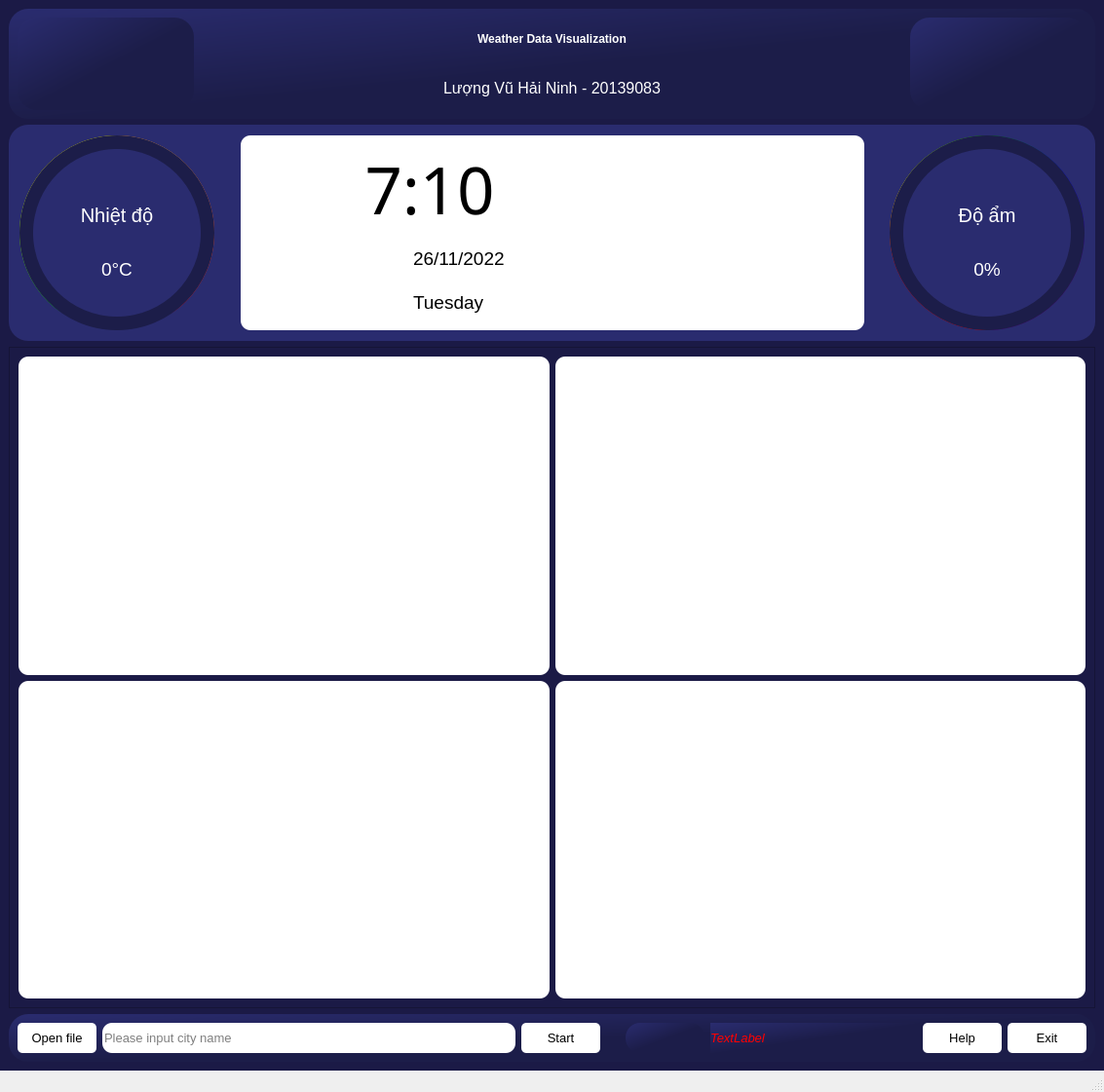
<?xml version="1.0" encoding="UTF-8"?>
<ui version="4.0">
 <class>MainWindow</class>
 <widget class="QMainWindow" name="MainWindow">
  <property name="geometry">
   <rect>
    <x>0</x>
    <y>0</y>
    <width>1133</width>
    <height>1121</height>
   </rect>
  </property>
  <property name="sizePolicy">
   <sizepolicy hsizetype="Preferred" vsizetype="Preferred">
    <horstretch>0</horstretch>
    <verstretch>0</verstretch>
   </sizepolicy>
  </property>
  <property name="minimumSize">
   <size>
    <width>1133</width>
    <height>1000</height>
   </size>
  </property>
  <property name="maximumSize">
   <size>
    <width>16777215</width>
    <height>16777215</height>
   </size>
  </property>
  <property name="windowTitle">
   <string>MainWindow</string>
  </property>
  <property name="iconSize">
   <size>
    <width>30</width>
    <height>30</height>
   </size>
  </property>
  <widget class="QWidget" name="centralwidget">
   <property name="minimumSize">
    <size>
     <width>1133</width>
     <height>1000</height>
    </size>
   </property>
   <property name="styleSheet">
    <string notr="true">background-color: qlineargradient(spread:pad, x1:0, y1:0, x2:1, y2:1, stop:0 rgba(42, 44, 111, 255), stop:0.521368 rgba(28, 29, 73, 255));
background-color: rgb(27, 26, 70);</string>
   </property>
   <layout class="QVBoxLayout" name="verticalLayout" stretch="2,2,12,0">
    <item>
     <widget class="QFrame" name="frame">
      <property name="styleSheet">
       <string notr="true">background-color: qlineargradient(spread:pad, x1:0, y1:0, x2:1, y2:1, stop:0 rgba(42, 44, 111, 255), stop:0.521368 rgba(28, 29, 73, 255));
border-radius:20px;</string>
      </property>
      <property name="frameShape">
       <enum>QFrame::StyledPanel</enum>
      </property>
      <property name="frameShadow">
       <enum>QFrame::Raised</enum>
      </property>
      <layout class="QHBoxLayout" name="horizontalLayout_3" stretch="1,4,1">
       <item>
        <widget class="QLabel" name="label">
         <property name="styleSheet">
          <string notr="true">image: url(:/img/main_logo.png);
</string>
         </property>
         <property name="text">
          <string/>
         </property>
        </widget>
       </item>
       <item>
        <layout class="QVBoxLayout" name="verticalLayout_2">
         <item>
          <widget class="QLabel" name="label_2">
           <property name="styleSheet">
            <string notr="true">color: rgb(255, 255, 255);
font: 15 italic 19pt &quot;League Spartan&quot;;
background-color: none;</string>
           </property>
           <property name="text">
            <string>&lt;html&gt;&lt;head/&gt;&lt;body&gt;&lt;p&gt;&lt;span style=&quot; font-weight:600; font-style:normal;&quot;&gt;Weather Data Visualization&lt;/span&gt;&lt;/p&gt;&lt;/body&gt;&lt;/html&gt;</string>
           </property>
           <property name="alignment">
            <set>Qt::AlignCenter</set>
           </property>
          </widget>
         </item>
         <item>
          <widget class="QLabel" name="label_3">
           <property name="styleSheet">
            <string notr="true">color: rgb(255, 255, 255);
font: 15 italic 19pt &quot;League Spartan&quot;;
background-color: none;</string>
           </property>
           <property name="text">
            <string>&lt;html&gt;&lt;head/&gt;&lt;body&gt;&lt;p&gt;&lt;span style=&quot; font-size:12pt;&quot;&gt;Lượng Vũ Hải Ninh - 20139083&lt;/span&gt;&lt;/p&gt;&lt;/body&gt;&lt;/html&gt;</string>
           </property>
           <property name="alignment">
            <set>Qt::AlignCenter</set>
           </property>
          </widget>
         </item>
        </layout>
       </item>
       <item>
        <widget class="QLabel" name="label_5">
         <property name="styleSheet">
          <string notr="true">image: url(:/img/iconkhoa.png);

</string>
         </property>
         <property name="text">
          <string/>
         </property>
         <property name="alignment">
          <set>Qt::AlignRight|Qt::AlignTrailing|Qt::AlignVCenter</set>
         </property>
        </widget>
       </item>
      </layout>
     </widget>
    </item>
    <item>
     <widget class="QFrame" name="frame_2">
      <property name="styleSheet">
       <string notr="true">background-color: rgba(42, 44, 111, 255);
border-radius:20px;</string>
      </property>
      <property name="frameShape">
       <enum>QFrame::StyledPanel</enum>
      </property>
      <property name="frameShadow">
       <enum>QFrame::Raised</enum>
      </property>
      <layout class="QHBoxLayout" name="horizontalLayout" stretch="1,0,3,0,1">
       <property name="spacing">
        <number>7</number>
       </property>
       <property name="leftMargin">
        <number>11</number>
       </property>
       <property name="topMargin">
        <number>11</number>
       </property>
       <property name="rightMargin">
        <number>11</number>
       </property>
       <property name="bottomMargin">
        <number>11</number>
       </property>
       <item>
        <widget class="QFrame" name="KK_Temp">
         <property name="enabled">
          <bool>true</bool>
         </property>
         <property name="minimumSize">
          <size>
           <width>200</width>
           <height>200</height>
          </size>
         </property>
         <property name="maximumSize">
          <size>
           <width>200</width>
           <height>200</height>
          </size>
         </property>
         <property name="styleSheet">
          <string notr="true">background-color: qconicalgradient(cx:0.5, cy:0.5, angle:90, stop:0.164179 rgba(255, 255, 0, 255), stop:0.383085 rgba(0, 255, 0, 255), stop:0.402985 rgba(231, 231, 231, 0), stop:0.59204 rgba(255, 255, 255, 0), stop:0.616915 rgba(255, 24, 24, 255), stop:0.905473 rgba(255, 159, 58, 255));
border-radius: 100px;</string>
         </property>
         <property name="frameShape">
          <enum>QFrame::StyledPanel</enum>
         </property>
         <property name="frameShadow">
          <enum>QFrame::Raised</enum>
         </property>
         <layout class="QVBoxLayout" name="verticalLayout_83">
          <property name="spacing">
           <number>0</number>
          </property>
          <property name="leftMargin">
           <number>0</number>
          </property>
          <property name="topMargin">
           <number>0</number>
          </property>
          <property name="rightMargin">
           <number>0</number>
          </property>
          <property name="bottomMargin">
           <number>0</number>
          </property>
          <item>
           <widget class="QFrame" name="frame_32">
            <property name="minimumSize">
             <size>
              <width>200</width>
              <height>200</height>
             </size>
            </property>
            <property name="maximumSize">
             <size>
              <width>200</width>
              <height>200</height>
             </size>
            </property>
            <property name="styleSheet">
             <string notr="true">background-color: rgba(28, 29, 73, 255);
border-radius: 100px;</string>
            </property>
            <property name="frameShape">
             <enum>QFrame::StyledPanel</enum>
            </property>
            <property name="frameShadow">
             <enum>QFrame::Raised</enum>
            </property>
            <layout class="QHBoxLayout" name="horizontalLayout_17">
             <property name="leftMargin">
              <number>14</number>
             </property>
             <property name="topMargin">
              <number>14</number>
             </property>
             <property name="rightMargin">
              <number>14</number>
             </property>
             <property name="bottomMargin">
              <number>14</number>
             </property>
             <item>
              <widget class="QFrame" name="frame_33">
               <property name="minimumSize">
                <size>
                 <width>0</width>
                 <height>0</height>
                </size>
               </property>
               <property name="maximumSize">
                <size>
                 <width>16777215</width>
                 <height>16777215</height>
                </size>
               </property>
               <property name="styleSheet">
                <string notr="true">background-color:rgba(42, 44, 111, 255);
border-radius: 86px;</string>
               </property>
               <property name="frameShape">
                <enum>QFrame::StyledPanel</enum>
               </property>
               <property name="frameShadow">
                <enum>QFrame::Raised</enum>
               </property>
               <layout class="QVBoxLayout" name="verticalLayout_84">
                <property name="topMargin">
                 <number>30</number>
                </property>
                <item>
                 <widget class="QPushButton" name="pushButton_19">
                  <property name="font">
                   <font>
                    <family>Segoe UI</family>
                    <pointsize>15</pointsize>
                    <weight>50</weight>
                    <bold>false</bold>
                   </font>
                  </property>
                  <property name="styleSheet">
                   <string notr="true">color: rgb(255, 255, 255);
background-color: rgba(0, 0, 0, 0);</string>
                  </property>
                  <property name="text">
                   <string>Nhiệt độ</string>
                  </property>
                 </widget>
                </item>
                <item>
                 <widget class="QPushButton" name="pushButton_20">
                  <property name="font">
                   <font>
                    <family>Segoe UI</family>
                    <pointsize>14</pointsize>
                   </font>
                  </property>
                  <property name="styleSheet">
                   <string notr="true">color: rgb(255, 255, 255);
background-color: rgba(0, 0, 0, 0);</string>
                  </property>
                  <property name="text">
                   <string>0°C</string>
                  </property>
                 </widget>
                </item>
               </layout>
              </widget>
             </item>
            </layout>
           </widget>
          </item>
         </layout>
        </widget>
       </item>
       <item>
        <spacer name="horizontalSpacer">
         <property name="orientation">
          <enum>Qt::Horizontal</enum>
         </property>
         <property name="sizeHint" stdset="0">
          <size>
           <width>0</width>
           <height>20</height>
          </size>
         </property>
        </spacer>
       </item>
       <item>
        <widget class="QFrame" name="frame_view">
         <property name="minimumSize">
          <size>
           <width>640</width>
           <height>200</height>
          </size>
         </property>
         <property name="maximumSize">
          <size>
           <width>640</width>
           <height>200</height>
          </size>
         </property>
         <property name="styleSheet">
          <string notr="true">border-radius:10px;
background-color: rgb(255, 255, 255);</string>
         </property>
         <property name="frameShape">
          <enum>QFrame::StyledPanel</enum>
         </property>
         <property name="frameShadow">
          <enum>QFrame::Raised</enum>
         </property>
         <property name="lineWidth">
          <number>1</number>
         </property>
         <layout class="QHBoxLayout" name="horizontalLayout_5" stretch="3,2">
          <item>
           <layout class="QHBoxLayout" name="horizontalLayout_8">
            <item>
             <layout class="QVBoxLayout" name="verticalLayout_4">
              <item>
               <widget class="QLabel" name="Time">
                <property name="font">
                 <font>
                  <family>Stencil</family>
                  <pointsize>50</pointsize>
                  <weight>50</weight>
                  <italic>false</italic>
                  <bold>false</bold>
                 </font>
                </property>
                <property name="styleSheet">
                 <string notr="true">border: 0px solid black;
font: 48pt &quot;Varino Extrude&quot;rgb(0, 0, 0);
font: 50pt &quot;Stencil&quot;rgb(0, 0, 0);
</string>
                </property>
                <property name="text">
                 <string>&lt;html&gt;&lt;head/&gt;&lt;body&gt;&lt;p align=&quot;center&quot;&gt;&lt;span style=&quot; color:#000000;&quot;&gt;7:10&lt;/span&gt;&lt;/p&gt;&lt;/body&gt;&lt;/html&gt;</string>
                </property>
                <property name="alignment">
                 <set>Qt::AlignCenter</set>
                </property>
               </widget>
              </item>
              <item>
               <layout class="QHBoxLayout" name="horizontalLayout_9" stretch="2,2,5">
                <item>
                 <spacer name="horizontalSpacer_3">
                  <property name="orientation">
                   <enum>Qt::Horizontal</enum>
                  </property>
                  <property name="sizeHint" stdset="0">
                   <size>
                    <width>60</width>
                    <height>20</height>
                   </size>
                  </property>
                 </spacer>
                </item>
                <item>
                 <widget class="QFrame" name="frame_10">
                  <property name="styleSheet">
                   <string notr="true">border: 0px solid;
image: url(:/img/agenda.png);

</string>
                  </property>
                  <property name="frameShape">
                   <enum>QFrame::StyledPanel</enum>
                  </property>
                  <property name="frameShadow">
                   <enum>QFrame::Raised</enum>
                  </property>
                 </widget>
                </item>
                <item>
                 <layout class="QVBoxLayout" name="verticalLayout_6" stretch="0,0">
                  <item>
                   <widget class="QLabel" name="day">
                    <property name="styleSheet">
                     <string notr="true">border: 0px solid;

</string>
                    </property>
                    <property name="text">
                     <string>&lt;html&gt;&lt;head/&gt;&lt;body&gt;&lt;p&gt;&lt;span style=&quot; font-size:14pt;&quot;&gt;26/11/2022&lt;/span&gt;&lt;/p&gt;&lt;/body&gt;&lt;/html&gt;</string>
                    </property>
                   </widget>
                  </item>
                  <item>
                   <widget class="QLabel" name="thu">
                    <property name="styleSheet">
                     <string notr="true">border: 0px solid;
font: 10pt &quot;MS Shell Dlg 2&quot;;
</string>
                    </property>
                    <property name="text">
                     <string>&lt;html&gt;&lt;head/&gt;&lt;body&gt;&lt;p&gt;&lt;span style=&quot; font-size:14pt;&quot;&gt;Tuesday&lt;/span&gt;&lt;/p&gt;&lt;/body&gt;&lt;/html&gt;</string>
                    </property>
                   </widget>
                  </item>
                 </layout>
                </item>
               </layout>
              </item>
             </layout>
            </item>
           </layout>
          </item>
          <item>
           <layout class="QVBoxLayout" name="verticalLayout_5" stretch="3">
            <item>
             <widget class="QPushButton" name="picture">
              <property name="enabled">
               <bool>false</bool>
              </property>
              <property name="sizePolicy">
               <sizepolicy hsizetype="Preferred" vsizetype="Preferred">
                <horstretch>0</horstretch>
                <verstretch>0</verstretch>
               </sizepolicy>
              </property>
              <property name="styleSheet">
               <string notr="true">image: url(:/img/sum.png);</string>
              </property>
              <property name="text">
               <string/>
              </property>
             </widget>
            </item>
           </layout>
          </item>
         </layout>
        </widget>
       </item>
       <item>
        <spacer name="horizontalSpacer_2">
         <property name="orientation">
          <enum>Qt::Horizontal</enum>
         </property>
         <property name="sizeHint" stdset="0">
          <size>
           <width>0</width>
           <height>20</height>
          </size>
         </property>
        </spacer>
       </item>
       <item>
        <widget class="QFrame" name="KK_Humi">
         <property name="enabled">
          <bool>false</bool>
         </property>
         <property name="minimumSize">
          <size>
           <width>200</width>
           <height>200</height>
          </size>
         </property>
         <property name="maximumSize">
          <size>
           <width>200</width>
           <height>200</height>
          </size>
         </property>
         <property name="styleSheet">
          <string notr="true">background-color: qconicalgradient(cx:0.5, cy:0.5, angle:270.7, stop:0.189055 rgba(85, 0, 127, 255), stop:0.343284 rgba(0, 0, 255, 255), stop:0.502488 rgba(0, 170, 0, 255), stop:0.661692 rgba(255, 255, 0, 255), stop:0.80597 rgba(255, 0, 0, 255));
border-radius: 100px;</string>
         </property>
         <property name="frameShape">
          <enum>QFrame::StyledPanel</enum>
         </property>
         <property name="frameShadow">
          <enum>QFrame::Raised</enum>
         </property>
         <layout class="QVBoxLayout" name="verticalLayout_85">
          <property name="spacing">
           <number>0</number>
          </property>
          <property name="leftMargin">
           <number>0</number>
          </property>
          <property name="topMargin">
           <number>0</number>
          </property>
          <property name="rightMargin">
           <number>0</number>
          </property>
          <property name="bottomMargin">
           <number>0</number>
          </property>
          <item>
           <widget class="QFrame" name="frame_34">
            <property name="enabled">
             <bool>false</bool>
            </property>
            <property name="minimumSize">
             <size>
              <width>200</width>
              <height>200</height>
             </size>
            </property>
            <property name="maximumSize">
             <size>
              <width>200</width>
              <height>200</height>
             </size>
            </property>
            <property name="styleSheet">
             <string notr="true">background-color: rgba(28, 29, 73, 255);
border-radius: 100px;</string>
            </property>
            <property name="frameShape">
             <enum>QFrame::StyledPanel</enum>
            </property>
            <property name="frameShadow">
             <enum>QFrame::Raised</enum>
            </property>
            <layout class="QHBoxLayout" name="horizontalLayout_18">
             <property name="leftMargin">
              <number>14</number>
             </property>
             <property name="topMargin">
              <number>14</number>
             </property>
             <property name="rightMargin">
              <number>14</number>
             </property>
             <property name="bottomMargin">
              <number>14</number>
             </property>
             <item>
              <widget class="QFrame" name="frame_35">
               <property name="minimumSize">
                <size>
                 <width>0</width>
                 <height>0</height>
                </size>
               </property>
               <property name="maximumSize">
                <size>
                 <width>16777215</width>
                 <height>16777215</height>
                </size>
               </property>
               <property name="styleSheet">
                <string notr="true">background-color:rgba(42, 44, 111, 255);
border-radius: 86px;</string>
               </property>
               <property name="frameShape">
                <enum>QFrame::StyledPanel</enum>
               </property>
               <property name="frameShadow">
                <enum>QFrame::Raised</enum>
               </property>
               <layout class="QVBoxLayout" name="verticalLayout_86">
                <property name="topMargin">
                 <number>30</number>
                </property>
                <item>
                 <widget class="QPushButton" name="pushButton_21">
                  <property name="font">
                   <font>
                    <family>Segoe UI</family>
                    <pointsize>15</pointsize>
                    <weight>50</weight>
                    <bold>false</bold>
                   </font>
                  </property>
                  <property name="styleSheet">
                   <string notr="true">color: rgb(255, 255, 255);
background-color: rgba(0, 0, 0, 0);</string>
                  </property>
                  <property name="text">
                   <string>Độ ẩm</string>
                  </property>
                 </widget>
                </item>
                <item>
                 <widget class="QPushButton" name="pushButton_22">
                  <property name="font">
                   <font>
                    <family>Segoe UI</family>
                    <pointsize>14</pointsize>
                   </font>
                  </property>
                  <property name="styleSheet">
                   <string notr="true">color: rgb(255, 255, 255);
background-color: rgba(0, 0, 0, 0);</string>
                  </property>
                  <property name="text">
                   <string>0%</string>
                  </property>
                 </widget>
                </item>
               </layout>
              </widget>
             </item>
            </layout>
           </widget>
          </item>
         </layout>
        </widget>
       </item>
      </layout>
     </widget>
    </item>
    <item>
     <widget class="QFrame" name="frame_3">
      <property name="styleSheet">
       <string notr="true"/>
      </property>
      <property name="frameShape">
       <enum>QFrame::StyledPanel</enum>
      </property>
      <property name="frameShadow">
       <enum>QFrame::Raised</enum>
      </property>
      <layout class="QGridLayout" name="gridLayout_2">
       <item row="0" column="0">
        <widget class="QFrame" name="frame_chart1">
         <property name="styleSheet">
          <string notr="true">border-radius:10px;
background-color:rgb(255, 255, 255);

</string>
         </property>
         <property name="frameShape">
          <enum>QFrame::StyledPanel</enum>
         </property>
         <property name="frameShadow">
          <enum>QFrame::Raised</enum>
         </property>
         <layout class="QVBoxLayout" name="verticalLayout_23" stretch="5">
          <item>
           <layout class="QVBoxLayout" name="line_chart"/>
          </item>
         </layout>
        </widget>
       </item>
       <item row="0" column="1">
        <widget class="QFrame" name="frame_chart2">
         <property name="styleSheet">
          <string notr="true">border-radius:10px;
background-color: rgb(255, 255, 255);</string>
         </property>
         <property name="frameShape">
          <enum>QFrame::StyledPanel</enum>
         </property>
         <property name="frameShadow">
          <enum>QFrame::Raised</enum>
         </property>
         <layout class="QVBoxLayout" name="verticalLayout_21" stretch="0">
          <item>
           <layout class="QVBoxLayout" name="scatter_chart"/>
          </item>
         </layout>
        </widget>
       </item>
       <item row="1" column="0">
        <widget class="QFrame" name="frame_chart3">
         <property name="styleSheet">
          <string notr="true">border-radius:10px;
background-color: rgb(255, 255, 255);</string>
         </property>
         <property name="frameShape">
          <enum>QFrame::StyledPanel</enum>
         </property>
         <property name="frameShadow">
          <enum>QFrame::Raised</enum>
         </property>
         <layout class="QVBoxLayout" name="verticalLayout_22" stretch="5">
          <item>
           <layout class="QVBoxLayout" name="bar_chart"/>
          </item>
         </layout>
        </widget>
       </item>
       <item row="1" column="1">
        <widget class="QFrame" name="frame_chart4">
         <property name="styleSheet">
          <string notr="true">border-radius:10px;
background-color: rgb(255, 255, 255);</string>
         </property>
         <property name="frameShape">
          <enum>QFrame::StyledPanel</enum>
         </property>
         <property name="frameShadow">
          <enum>QFrame::Raised</enum>
         </property>
         <layout class="QVBoxLayout" name="verticalLayout_20" stretch="0">
          <item>
           <layout class="QVBoxLayout" name="histogram_chart"/>
          </item>
         </layout>
        </widget>
       </item>
      </layout>
     </widget>
    </item>
    <item>
     <widget class="QFrame" name="frame_4">
      <property name="styleSheet">
       <string notr="true">border-bottom-right-radius: 0px;
background-color: qlineargradient(spread:pad, x1:0, y1:0, x2:1, y2:1, stop:0 rgba(42, 44, 111, 255), stop:0.521368 rgba(28, 29, 73, 255));
border-radius:20px;</string>
      </property>
      <property name="frameShape">
       <enum>QFrame::StyledPanel</enum>
      </property>
      <property name="frameShadow">
       <enum>QFrame::Raised</enum>
      </property>
      <layout class="QHBoxLayout" name="horizontalLayout_2" stretch="0,2,0,0,0,1,0,0">
       <item>
        <widget class="QPushButton" name="load_button">
         <property name="minimumSize">
          <size>
           <width>81</width>
           <height>31</height>
          </size>
         </property>
         <property name="font">
          <font>
           <pointsize>10</pointsize>
          </font>
         </property>
         <property name="cursor">
          <cursorShape>PointingHandCursor</cursorShape>
         </property>
         <property name="styleSheet">
          <string notr="true">QPushButton {
	background-color: rgb(255, 255, 255);
	border-radius:5px;
}
QPushButton:hover {
	background-color: rgb(154, 153, 150);
}
QPushButton:pressed{
	background-color: rgb(0, 0, 0);
	color:rgb(255, 255, 255);
}
	</string>
         </property>
         <property name="text">
          <string>Open file</string>
         </property>
        </widget>
       </item>
       <item>
        <widget class="QLineEdit" name="lineEdit">
         <property name="minimumSize">
          <size>
           <width>81</width>
           <height>31</height>
          </size>
         </property>
         <property name="font">
          <font>
           <pointsize>10</pointsize>
          </font>
         </property>
         <property name="styleSheet">
          <string notr="true">background-color: rgb(255, 255, 255);
border-radius:10px;</string>
         </property>
         <property name="placeholderText">
          <string>Please input city name</string>
         </property>
        </widget>
       </item>
       <item>
        <widget class="QPushButton" name="start_button">
         <property name="minimumSize">
          <size>
           <width>81</width>
           <height>31</height>
          </size>
         </property>
         <property name="font">
          <font>
           <pointsize>10</pointsize>
          </font>
         </property>
         <property name="cursor">
          <cursorShape>PointingHandCursor</cursorShape>
         </property>
         <property name="styleSheet">
          <string notr="true">QPushButton {
	background-color: rgb(255, 255, 255);
	border-radius:5px;
}
QPushButton:hover {
	background-color: rgb(154, 153, 150);
}
QPushButton:pressed{
	background-color: rgb(0, 0, 0);
	color:rgb(255, 255, 255);
}
	</string>
         </property>
         <property name="text">
          <string>Start</string>
         </property>
        </widget>
       </item>
       <item>
        <spacer name="horizontalSpacer_4">
         <property name="orientation">
          <enum>Qt::Horizontal</enum>
         </property>
         <property name="sizeHint" stdset="0">
          <size>
           <width>20</width>
           <height>20</height>
          </size>
         </property>
        </spacer>
       </item>
       <item>
        <widget class="QPushButton" name="voice">
         <property name="minimumSize">
          <size>
           <width>81</width>
           <height>31</height>
          </size>
         </property>
         <property name="cursor">
          <cursorShape>PointingHandCursor</cursorShape>
         </property>
         <property name="styleSheet">
          <string notr="true">QPushButton{	
	image: url(:/img/voice_icon.png);
	border-radius: 15px;
}</string>
         </property>
         <property name="text">
          <string/>
         </property>
        </widget>
       </item>
       <item>
        <widget class="QLabel" name="notice_label">
         <property name="minimumSize">
          <size>
           <width>81</width>
           <height>31</height>
          </size>
         </property>
         <property name="font">
          <font>
           <pointsize>10</pointsize>
           <italic>true</italic>
          </font>
         </property>
         <property name="text">
          <string>&lt;html&gt;&lt;head/&gt;&lt;body&gt;&lt;p&gt;&lt;span style=&quot; color:#ff0000;&quot;&gt;TextLabel&lt;/span&gt;&lt;/p&gt;&lt;/body&gt;&lt;/html&gt;</string>
         </property>
        </widget>
       </item>
       <item>
        <widget class="QPushButton" name="help_button">
         <property name="minimumSize">
          <size>
           <width>81</width>
           <height>31</height>
          </size>
         </property>
         <property name="font">
          <font>
           <pointsize>10</pointsize>
          </font>
         </property>
         <property name="cursor">
          <cursorShape>PointingHandCursor</cursorShape>
         </property>
         <property name="styleSheet">
          <string notr="true">QPushButton {
	background-color: rgb(255, 255, 255);
	border-radius:5px;
}
QPushButton:hover {
	background-color: rgb(154, 153, 150);
}
QPushButton:pressed{
	background-color: rgb(0, 0, 0);
	color:rgb(255, 255, 255);
}
	</string>
         </property>
         <property name="text">
          <string>Help</string>
         </property>
        </widget>
       </item>
       <item>
        <widget class="QPushButton" name="exit_button">
         <property name="minimumSize">
          <size>
           <width>81</width>
           <height>31</height>
          </size>
         </property>
         <property name="font">
          <font>
           <pointsize>10</pointsize>
          </font>
         </property>
         <property name="cursor">
          <cursorShape>PointingHandCursor</cursorShape>
         </property>
         <property name="styleSheet">
          <string notr="true">QPushButton {
	background-color: rgb(255, 255, 255);
	border-radius:5px;
}
QPushButton:hover {
	background-color: rgb(154, 153, 150);
}
QPushButton:pressed{
	background-color: rgb(237, 51, 59);
	color: rgb(255, 255, 255);
}
	</string>
         </property>
         <property name="text">
          <string>Exit</string>
         </property>
        </widget>
       </item>
      </layout>
     </widget>
    </item>
   </layout>
  </widget>
  <widget class="QMenuBar" name="menubar">
   <property name="geometry">
    <rect>
     <x>0</x>
     <y>0</y>
     <width>1133</width>
     <height>26</height>
    </rect>
   </property>
  </widget>
  <widget class="QStatusBar" name="statusbar"/>
 </widget>
 <resources>
  <include location="resources.qrc"/>
 </resources>
 <connections/>
</ui>
